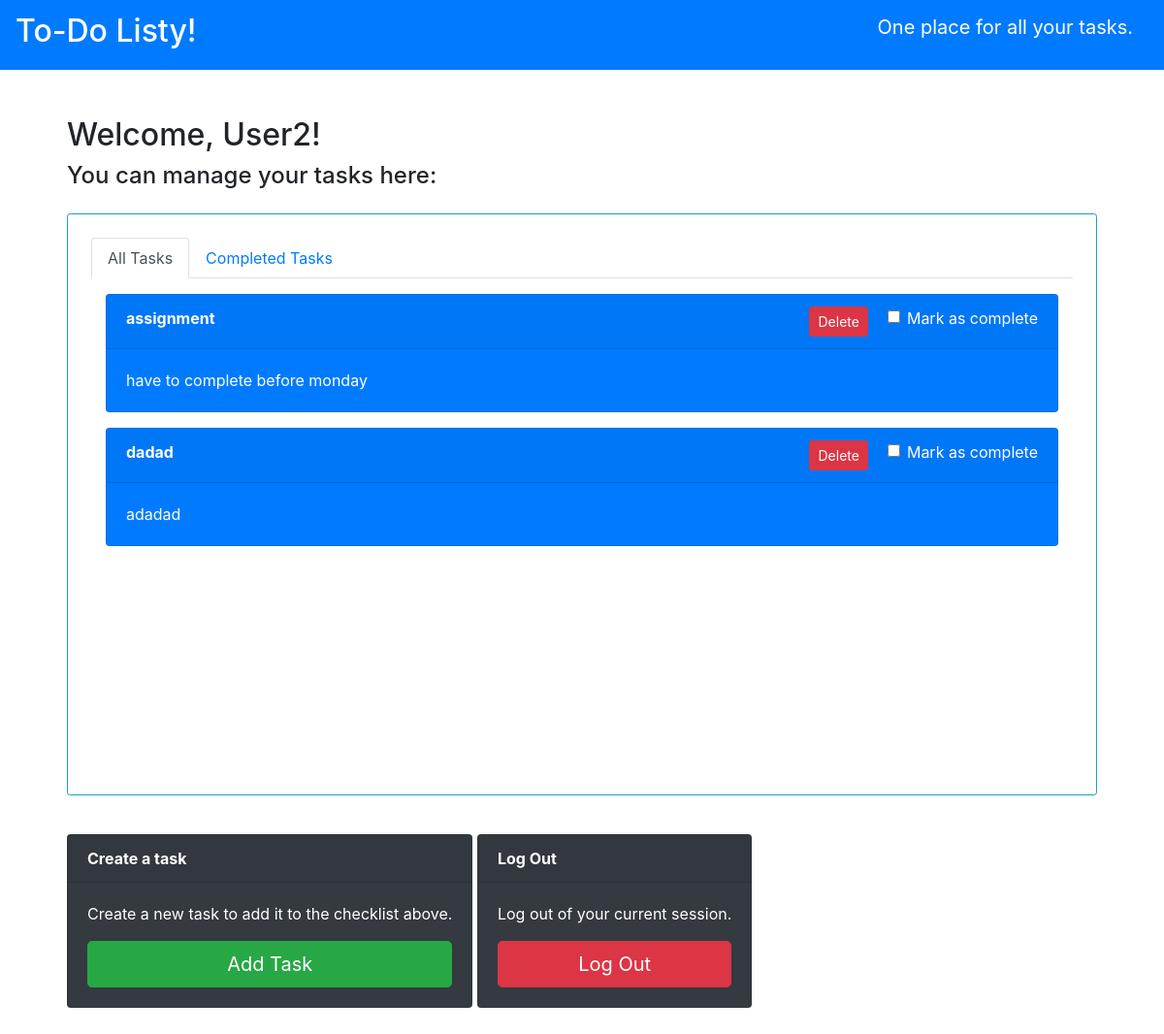
The page / (signed in) on the database its author committed.
### todolist/models.py (models this page shows, shortened)
class Tasks(models.Model):
    title = models.CharField(max_length = 100)
    body = models.TextField()
    date_created = models.DateTimeField(default=timezone.now)
    completed = models.BooleanField(default= False)
    creator = models.ForeignKey(User, on_delete=models.CASCADE)

### todolist/views.py (the view)
# urls.py: 2. Add a URL to urlpatterns:  path('', views.home, name='home')
@login_required
def home(req):
    user = req.user
    view_ct = req.GET.get('view', None)
    tasks = getTaskSet(user, view_ct)
    ctx = {
            'title':'To-Do Listy-Home',
            'tasks':tasks,
            'view':view_ct
        }
    return render(req, 'todolist/home.html', context = ctx)

### todolist/views.py (called while the page is built)
def getTaskSet(user, view_ct):
    tasks = user.tasks_set.all()
    if view_ct:
        tasks = tasks.filter(completed=True)
    else:
        tasks = tasks.filter(completed=False)
    return tasks

### todolist/templates/todolist/home.html (shortened to what this page needs)
{% extends "todolist/base.html" %}
{% block content %}
{% load static %}
<div class="p-4 my-4 text-black">
  <h2>Welcome, {{user.username}}!</h2>
  <h4>You can manage your tasks here:</h4>
  <div class="p-4 my-4 mx-auto w-70 border border-info rounded-sm" style="height:600px">
    <ul class="nav nav-tabs">
      <li class="nav-item">
        <a class="nav-link {%if not view%}active{%endif%}" href="/">All Tasks</a>
      </li>
      <li class="nav-item">
        <a class="nav-link {%if view%}active{%endif%}" href="/?view=completed_tasks">Completed Tasks</a>
      </li>
    </ul>
    {%if not view%}
      <div class="container overflow-auto" style="max-height: 500px;">
        {% for i in tasks %}
        <div class="card my-3 text-white bg-primary mb-3 ">
          <div class="card-header d-inline-block" id="{{i.id}}"><strong>{{i.title}}</strong>
            <div class="form-check d-inline-block float-right ml-2">
              <input type="checkbox" class="form-check-input cb completed">
              <label class="form-check-label cb-label" for="completed">Mark as complete</label>
            </div>
            <div class="d-inline-block float-right mr-1">
              <button type="button" class="btn btn-danger btn-sm mx-2" id="delete">Delete</button>
            </div>
          </div>
          <div class="card-body">
            <p class="card-text">{{i.body}}</p>
          </div>
        </div>
        {% endfor %}
      </div>
    {%endif%}
  </div>
  <div class="card text-white bg-dark mx-auto my-3 d-inline-block">
    <strong><div class="card-header">Create a task</div></strong>
    <div class="card-body">
      <p class="card-text">Create a new task to add it to the checklist above.</p>
      <a href="/add{%if view%}?view=completed_tasks{%endif%}"><button type="button" class="btn btn-success btn-lg btn-block">Add Task</button></a>
    </div>
  </div>
  <div class="card text-white bg-dark mx-auto my-3 d-inline-block" >
    <strong><div class="card-header">Log Out</div></strong>
    <div class="card-body">
      <p class="card-text">Log out of your current session.</p>
      <a href="/logout"><button type="button" class="btn btn-danger btn-lg btn-block">Log Out</button></a>
    </div>
  </div>
{% endblock content%}

### rows shown on the page
Tasks: title "assignment", body "have to complete before monday"
Tasks: title "dadad", body "adadad"

### other values the page prints
{{ user.username }} "User2"
